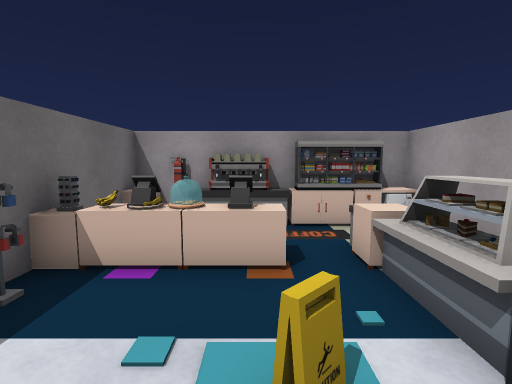
View 1 (above)

17 first-person views from a walk through a Unity game level. The camera is 1.5 m above the floor, tilts 6° down and sees 85° across. Doors are open. The floor is counted in squares, 1 m on a side. Each view is taken from the middle of a square. On the plan, view 1 faces up. The plan holds only what a view shows up to about 14 squares ahead; the rest is blank. The player character is not drawn. Some animated figures are not drawn. Some surface patterns are stand-ins.

View 2
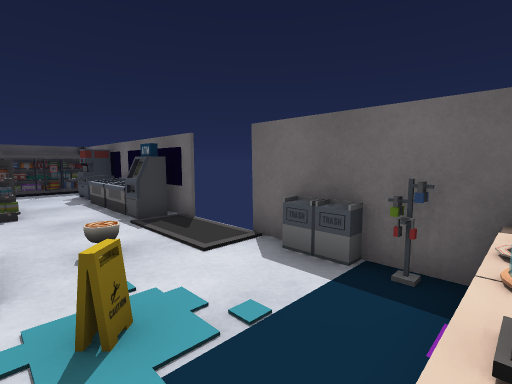

View 3
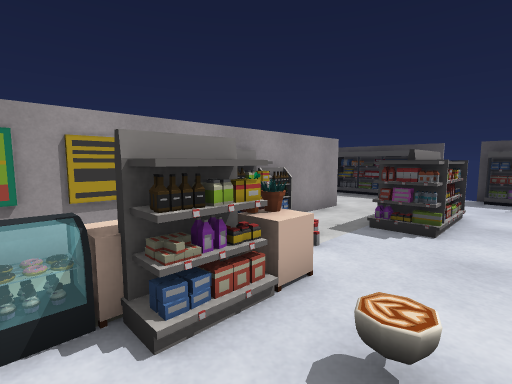

View 4
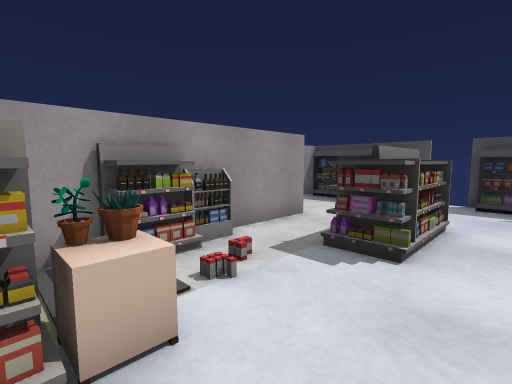

View 5
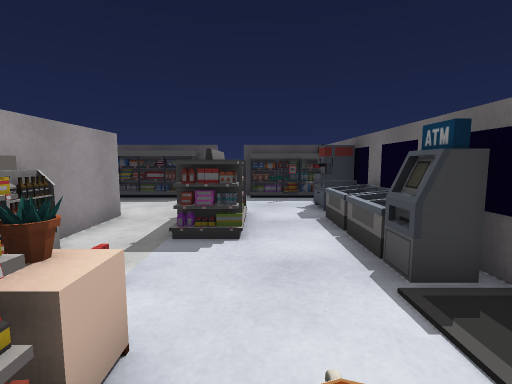

View 6
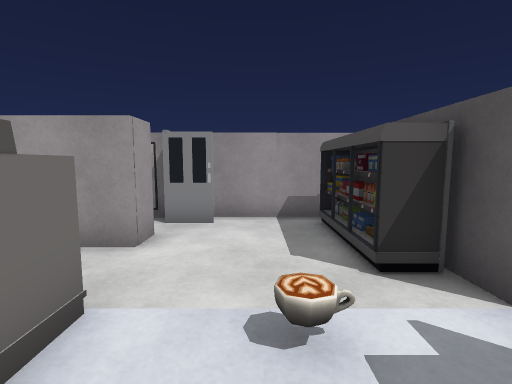

View 7
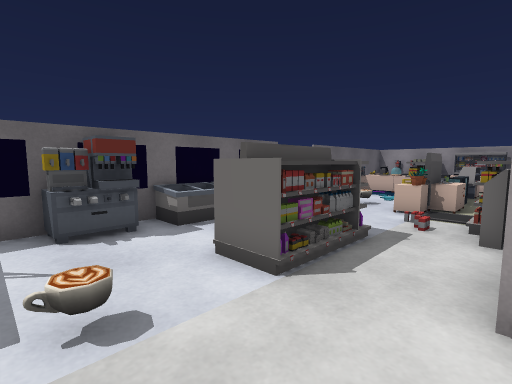

View 8
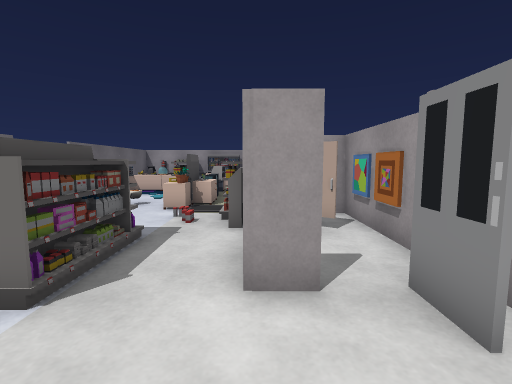

View 9
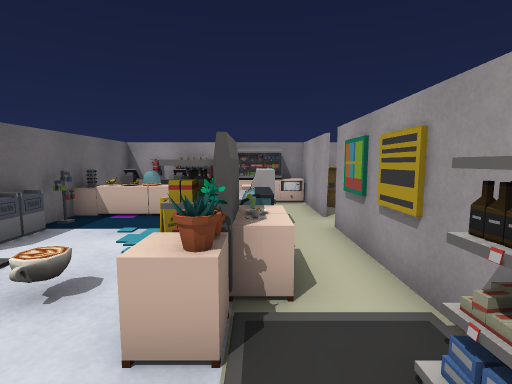

View 10
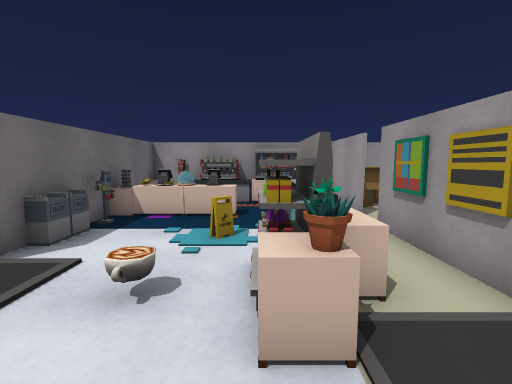

View 11
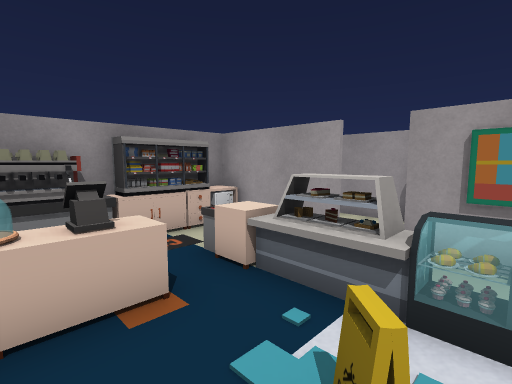

View 12
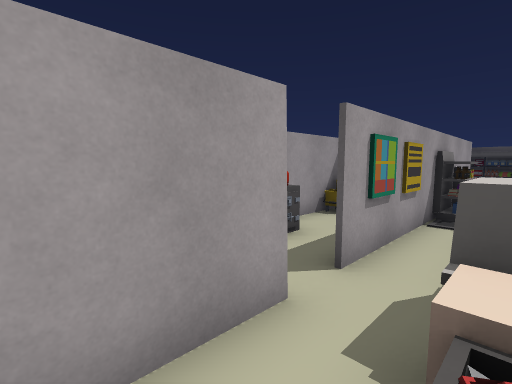

View 13
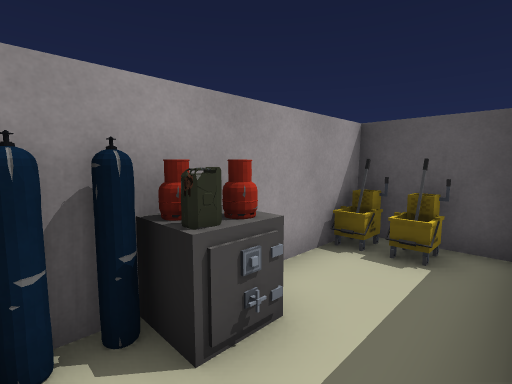

View 14
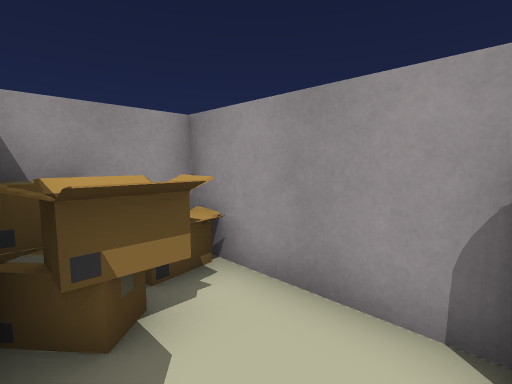

View 15
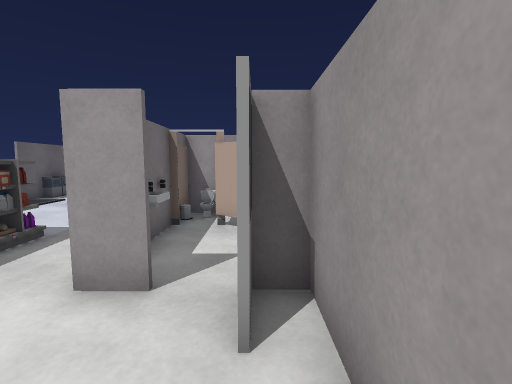

View 16
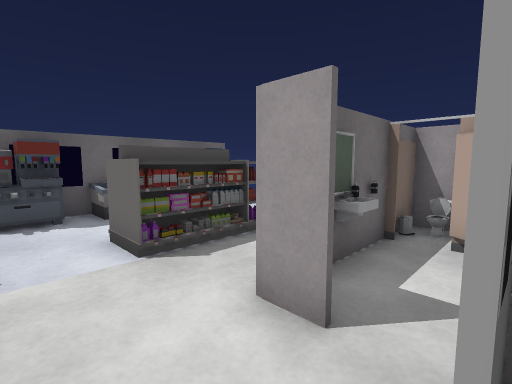

View 17
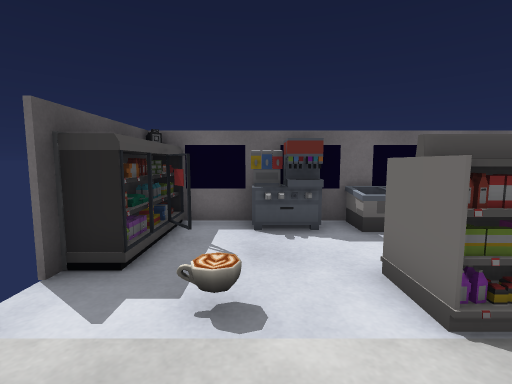

### Floor plan
Points are (right, up) in squares from view 1. A wall is a line through its corners. A room is listed if a view was taken in it or the views show most of it. See-through windows are left out.
Room 1 (views 1, 2, 3, 4, 5, 6, 7, 8, 9, 10, 11, 12, 15, 16, 17)
walls: (4.6, -2.7) (3.8, -2.7) (3.8, 2.5); (-3.1, -2.6) (-3.1, -12.6); (-3.1, 1.6) (-3.1, -0.3); (4.9, -7.9) (3.8, -7.9) (3.8, -7.4); (6.6, -6.5) (6.6, -3.5); (3.8, 3.6) (3.8, 7.2); (5.9, -9) (5.9, -7.6); (1.6, -12.7) (3, -12.7); (0.1, -12.7) (0.6, -12.7); (-3.1, 6.5) (-3.1, 4.4); (6.6, -12.6) (6.6, -7.9)
ways out: opening at (4, 3) to room 2; open door at (-3, -1.5); gap at (1.5, -13)
objects: counter (-3, -10) to (-2, -9); bin (-3, 2); other object (-3, 3); cupboard (-3, 4); other object (-3, 7); shelf (-2, -12) to (0, -11); machine (-2, -10); other object (-2, -8) to (-2, -6); other object (-2, -5); cash machine (-2, -4) to (-2, -3); other object (-2, 3); cupboard (-2, 4) to (-1, 4); cash register (-2, 5); fire extinguisher (-2, 7); other object (-1, 5); other object (-1, 7); shelf (0, -8) to (2, -6); other object (0, -1); sign (0, 1) to (0, 2); cash register (0, 4); machine (0, 7); other object (1, -10); cupboard (1, -2) to (1, -1); shelf (1, 0); cupboard (1, 7); other object (2, -2); other object (2, -1); cupboard (2, 0); fridge (2, 1) to (2, 2); counter (2, 3); cupboard (2, 4); bin (2, 5); shelf (2, 7); shelf (3, -12) to (6, -12); other object (3, -6); shelf (3, -4) to (4, -4); shelf (3, -3); cupboard (3, 0); cupboard (3, 7); other object (4, -6); other object (4, -5); toilet (6, -5)
Room 2 (views 13, 14)
walls: (6.6, -3.5) (6.6, 3.5)
ways out: opening at (4, 3) to room 1; opening at (6, 4); open door at (4.5, 4)
objects: other object (5, -3); bin (5, -2); bin (6, -2); other object (6, 1); other object (6, 2); other object (6, 3)

Positions as (right, up) in squares from view 1, and headings:
1: (0, 0), facing up
2: (1, 4), facing down-left
3: (-1, 1), facing down-right
4: (-1, -1), facing down-right
5: (0, 0), facing down
6: (-1, -10), facing right
7: (4, -11), facing up-left
8: (4, -11), facing up
9: (2, -4), facing up
10: (1, -4), facing up
11: (-1, 1), facing up-right
12: (2, 6), facing down-right
13: (4, 3), facing down-right
14: (4, 3), facing up-right
15: (6, -11), facing up
16: (6, -10), facing up-left
17: (4, -10), facing left
